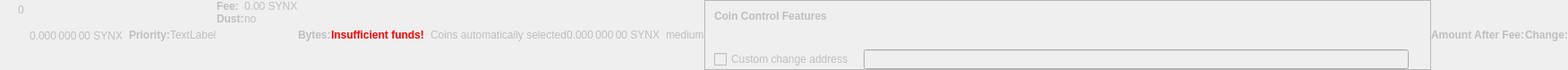
    <widget class="QWidget" name="dummyHideWidget" native="true">
     <property name="enabled">
      <bool>false</bool>
     </property>
     <property name="maximumSize">
      <size>
       <width>100</width>
       <height>22</height>
      </size>
     </property>
     <layout class="QHBoxLayout" name="dummyHideLayout">
      <property name="spacing">
       <number>0</number>
      </property>
      <property name="margin">
       <number>0</number>
      </property>
      <item>
       <layout class="QFormLayout" name="formLayoutCoinControl1">
        <property name="horizontalSpacing">
         <number>10</number>
        </property>
        <property name="verticalSpacing">
         <number>14</number>
        </property>
        <property name="leftMargin">
         <number>10</number>
        </property>
        <property name="topMargin">
         <number>4</number>
        </property>
        <property name="rightMargin">
         <number>6</number>
        </property>
        <item row="0" column="1">
         <widget class="QLabel" name="labelCoinControlBytes">
          <property name="cursor">
           <cursorShape>IBeamCursor</cursorShape>
          </property>
          <property name="contextMenuPolicy">
           <enum>Qt::ActionsContextMenu</enum>
          </property>
          <property name="text">
           <string notr="true">0</string>
          </property>
          <property name="textInteractionFlags">
           <set>Qt::LinksAccessibleByMouse|Qt::TextSelectableByKeyboard|Qt::TextSelectableByMouse</set>
          </property>
         </widget>
        </item>
       </layout>
      </item>
      <item>
       <widget class="QLabel" name="labelCoinControlAfterFee">
        <property name="enabled">
         <bool>false</bool>
        </property>
        <property name="sizePolicy">
         <sizepolicy hsizetype="Fixed" vsizetype="Fixed">
          <horstretch>0</horstretch>
          <verstretch>0</verstretch>
         </sizepolicy>
        </property>
        <property name="minimumSize">
         <size>
          <width>111</width>
          <height>12</height>
         </size>
        </property>
        <property name="maximumSize">
         <size>
          <width>111</width>
          <height>12</height>
         </size>
        </property>
        <property name="cursor">
         <cursorShape>IBeamCursor</cursorShape>
        </property>
        <property name="contextMenuPolicy">
         <enum>Qt::ActionsContextMenu</enum>
        </property>
        <property name="text">
         <string notr="true">0.000 000 00 SYNX</string>
        </property>
        <property name="textInteractionFlags">
         <set>Qt::LinksAccessibleByMouse|Qt::TextSelectableByKeyboard|Qt::TextSelectableByMouse</set>
        </property>
       </widget>
      </item>
      <item>
       <widget class="QLabel" name="labelCoinControlPriorityText">
        <property name="enabled">
         <bool>false</bool>
        </property>
        <property name="font">
         <font>
          <weight>75</weight>
          <bold>true</bold>
         </font>
        </property>
        <property name="text">
         <string>Priority:</string>
        </property>
       </widget>
      </item>
      <item>
       <layout class="QHBoxLayout" name="horizontalLayout">
        <item>
         <widget class="QLabel" name="WarningLabel">
          <property name="text">
           <string>TextLabel</string>
          </property>
         </widget>
        </item>
       </layout>
      </item>
      <item>
       <layout class="QFormLayout" name="formLayoutCoinControl3">
        <property name="horizontalSpacing">
         <number>0</number>
        </property>
        <property name="verticalSpacing">
         <number>0</number>
        </property>
        <property name="leftMargin">
         <number>0</number>
        </property>
        <property name="topMargin">
         <number>0</number>
        </property>
        <property name="rightMargin">
         <number>0</number>
        </property>
        <item row="0" column="0">
         <widget class="QLabel" name="labelCoinControlFeeText">
          <property name="enabled">
           <bool>false</bool>
          </property>
          <property name="font">
           <font>
            <weight>75</weight>
            <bold>true</bold>
           </font>
          </property>
          <property name="text">
           <string>Fee:</string>
          </property>
          <property name="margin">
           <number>0</number>
          </property>
         </widget>
        </item>
        <item row="0" column="1">
         <widget class="QLabel" name="labelCoinControlFee">
          <property name="enabled">
           <bool>false</bool>
          </property>
          <property name="cursor">
           <cursorShape>IBeamCursor</cursorShape>
          </property>
          <property name="contextMenuPolicy">
           <enum>Qt::ActionsContextMenu</enum>
          </property>
          <property name="text">
           <string notr="true">0.00 SYNX</string>
          </property>
          <property name="textInteractionFlags">
           <set>Qt::LinksAccessibleByMouse|Qt::TextSelectableByKeyboard|Qt::TextSelectableByMouse</set>
          </property>
         </widget>
        </item>
        <item row="1" column="0">
         <widget class="QLabel" name="labelCoinControlLowOutputText">
          <property name="enabled">
           <bool>false</bool>
          </property>
          <property name="font">
           <font>
            <weight>75</weight>
            <bold>true</bold>
           </font>
          </property>
          <property name="text">
           <string>Dust:</string>
          </property>
         </widget>
        </item>
        <item row="1" column="1">
         <widget class="QLabel" name="labelCoinControlLowOutput">
          <property name="enabled">
           <bool>false</bool>
          </property>
          <property name="cursor">
           <cursorShape>IBeamCursor</cursorShape>
          </property>
          <property name="contextMenuPolicy">
           <enum>Qt::ActionsContextMenu</enum>
          </property>
          <property name="text">
           <string>no</string>
          </property>
          <property name="textInteractionFlags">
           <set>Qt::LinksAccessibleByMouse|Qt::TextSelectableByKeyboard|Qt::TextSelectableByMouse</set>
          </property>
         </widget>
        </item>
       </layout>
      </item>
      <item>
       <widget class="QLabel" name="labelCoinControlBytesText">
        <property name="enabled">
         <bool>false</bool>
        </property>
        <property name="font">
         <font>
          <weight>75</weight>
          <bold>true</bold>
         </font>
        </property>
        <property name="text">
         <string>Bytes:</string>
        </property>
       </widget>
      </item>
      <item>
       <layout class="QFormLayout" name="formLayoutCoinControl2">
        <property name="horizontalSpacing">
         <number>0</number>
        </property>
        <property name="verticalSpacing">
         <number>0</number>
        </property>
        <property name="leftMargin">
         <number>0</number>
        </property>
        <property name="topMargin">
         <number>0</number>
        </property>
        <property name="rightMargin">
         <number>0</number>
        </property>
       </layout>
      </item>
      <item>
       <layout class="QHBoxLayout" name="horizontalLayoutCoinControl2">
        <property name="spacing">
         <number>0</number>
        </property>
        <property name="bottomMargin">
         <number>0</number>
        </property>
       </layout>
      </item>
      <item>
       <widget class="QLabel" name="labelCoinControlInsuffFunds">
        <property name="enabled">
         <bool>false</bool>
        </property>
        <property name="minimumSize">
         <size>
          <width>0</width>
          <height>0</height>
         </size>
        </property>
        <property name="font">
         <font>
          <weight>75</weight>
          <bold>true</bold>
         </font>
        </property>
        <property name="styleSheet">
         <string notr="true">color:red;font-weight:bold;</string>
        </property>
        <property name="text">
         <string>Insufficient funds!</string>
        </property>
        <property name="margin">
         <number>5</number>
        </property>
       </widget>
      </item>
      <item>
       <layout class="QFormLayout" name="formLayoutCoinControl4">
        <property name="horizontalSpacing">
         <number>0</number>
        </property>
        <property name="verticalSpacing">
         <number>0</number>
        </property>
        <property name="leftMargin">
         <number>0</number>
        </property>
        <property name="topMargin">
         <number>0</number>
        </property>
        <property name="rightMargin">
         <number>0</number>
        </property>
       </layout>
      </item>
      <item>
       <widget class="QLabel" name="labelCoinControlChangeLabel">
        <property name="enabled">
         <bool>false</bool>
        </property>
        <property name="sizePolicy">
         <sizepolicy hsizetype="Preferred" vsizetype="Expanding">
          <horstretch>0</horstretch>
          <verstretch>0</verstretch>
         </sizepolicy>
        </property>
        <property name="minimumSize">
         <size>
          <width>0</width>
          <height>0</height>
         </size>
        </property>
        <property name="text">
         <string/>
        </property>
        <property name="margin">
         <number>3</number>
        </property>
       </widget>
      </item>
      <item>
       <widget class="QLabel" name="labelCoinControlAutomaticallySelected">
        <property name="enabled">
         <bool>false</bool>
        </property>
        <property name="sizePolicy">
         <sizepolicy hsizetype="Fixed" vsizetype="Fixed">
          <horstretch>0</horstretch>
          <verstretch>0</verstretch>
         </sizepolicy>
        </property>
        <property name="minimumSize">
         <size>
          <width>0</width>
          <height>0</height>
         </size>
        </property>
        <property name="maximumSize">
         <size>
          <width>240</width>
          <height>16777215</height>
         </size>
        </property>
        <property name="text">
         <string>Coins automatically selected</string>
        </property>
        <property name="margin">
         <number>5</number>
        </property>
       </widget>
      </item>
      <item>
       <widget class="QLabel" name="labelCoinControlChange">
        <property name="enabled">
         <bool>false</bool>
        </property>
        <property name="sizePolicy">
         <sizepolicy hsizetype="Fixed" vsizetype="Fixed">
          <horstretch>0</horstretch>
          <verstretch>0</verstretch>
         </sizepolicy>
        </property>
        <property name="minimumSize">
         <size>
          <width>111</width>
          <height>0</height>
         </size>
        </property>
        <property name="maximumSize">
         <size>
          <width>111</width>
          <height>16777215</height>
         </size>
        </property>
        <property name="cursor">
         <cursorShape>IBeamCursor</cursorShape>
        </property>
        <property name="contextMenuPolicy">
         <enum>Qt::ActionsContextMenu</enum>
        </property>
        <property name="text">
         <string notr="true">0.000 000 00 SYNX</string>
        </property>
        <property name="textInteractionFlags">
         <set>Qt::LinksAccessibleByMouse|Qt::TextSelectableByKeyboard|Qt::TextSelectableByMouse</set>
        </property>
       </widget>
      </item>
      <item>
       <widget class="QLabel" name="labelCoinControlPriority">
        <property name="enabled">
         <bool>false</bool>
        </property>
        <property name="cursor">
         <cursorShape>IBeamCursor</cursorShape>
        </property>
        <property name="contextMenuPolicy">
         <enum>Qt::ActionsContextMenu</enum>
        </property>
        <property name="text">
         <string>medium</string>
        </property>
        <property name="textInteractionFlags">
         <set>Qt::LinksAccessibleByMouse|Qt::TextSelectableByKeyboard|Qt::TextSelectableByMouse</set>
        </property>
       </widget>
      </item>
      <item>
       <widget class="QFrame" name="frameCoinControl">
        <property name="sizePolicy">
         <sizepolicy hsizetype="Expanding" vsizetype="Expanding">
          <horstretch>0</horstretch>
          <verstretch>0</verstretch>
         </sizepolicy>
        </property>
        <property name="maximumSize">
         <size>
          <width>16777215</width>
          <height>16777215</height>
         </size>
        </property>
        <property name="frameShape">
         <enum>QFrame::StyledPanel</enum>
        </property>
        <property name="frameShadow">
         <enum>QFrame::Sunken</enum>
        </property>
        <layout class="QVBoxLayout" name="verticalLayoutCoinControl2_2">
         <property name="spacing">
          <number>0</number>
         </property>
         <property name="margin">
          <number>0</number>
         </property>
         <item>
          <layout class="QVBoxLayout" name="verticalLayoutCoinControl" stretch="0,0,0,1">
           <property name="spacing">
            <number>0</number>
           </property>
           <property name="leftMargin">
            <number>10</number>
           </property>
           <property name="topMargin">
            <number>10</number>
           </property>
           <item>
            <layout class="QHBoxLayout" name="horizontalLayoutCoinControl1">
             <property name="bottomMargin">
              <number>15</number>
             </property>
             <item>
              <widget class="QLabel" name="labelCoinControlFeatures">
               <property name="enabled">
                <bool>false</bool>
               </property>
               <property name="sizePolicy">
                <sizepolicy hsizetype="Preferred" vsizetype="Maximum">
                 <horstretch>0</horstretch>
                 <verstretch>0</verstretch>
                </sizepolicy>
               </property>
               <property name="font">
                <font>
                 <weight>75</weight>
                 <bold>true</bold>
                </font>
               </property>
               <property name="styleSheet">
                <string notr="true">font-weight:bold;</string>
               </property>
               <property name="text">
                <string>Coin Control Features</string>
               </property>
              </widget>
             </item>
            </layout>
           </item>
           <item>
            <widget class="QWidget" name="widgetCoinControl" native="true">
             <property name="sizePolicy">
              <sizepolicy hsizetype="Preferred" vsizetype="Preferred">
               <horstretch>0</horstretch>
               <verstretch>0</verstretch>
              </sizepolicy>
             </property>
             <property name="minimumSize">
              <size>
               <width>0</width>
               <height>0</height>
              </size>
             </property>
             <property name="styleSheet">
              <string notr="true"/>
             </property>
             <layout class="QHBoxLayout" name="horizontalLayoutCoinControl5_2">
              <property name="margin">
               <number>0</number>
              </property>
              <item>
               <layout class="QHBoxLayout" name="horizontalLayoutCoinControl3">
                <property name="spacing">
                 <number>20</number>
                </property>
                <property name="topMargin">
                 <number>0</number>
                </property>
                <property name="bottomMargin">
                 <number>10</number>
                </property>
               </layout>
              </item>
             </layout>
            </widget>
           </item>
           <item>
            <layout class="QHBoxLayout" name="horizontalLayoutCoinControl4" stretch="0,0,0">
             <property name="spacing">
              <number>12</number>
             </property>
             <property name="sizeConstraint">
              <enum>QLayout::SetDefaultConstraint</enum>
             </property>
             <property name="topMargin">
              <number>5</number>
             </property>
             <property name="rightMargin">
              <number>5</number>
             </property>
             <item>
              <widget class="QCheckBox" name="checkBoxCoinControlChange">
               <property name="enabled">
                <bool>false</bool>
               </property>
               <property name="toolTip">
                <string>If this is activated, but the change address is empty or invalid, change will be sent to a newly generated address.</string>
               </property>
               <property name="text">
                <string>Custom change address</string>
               </property>
              </widget>
             </item>
             <item>
              <widget class="QValidatedLineEdit" name="lineEditCoinControlChange">
               <property name="enabled">
                <bool>false</bool>
               </property>
               <property name="sizePolicy">
                <sizepolicy hsizetype="Expanding" vsizetype="Fixed">
                 <horstretch>0</horstretch>
                 <verstretch>0</verstretch>
                </sizepolicy>
               </property>
              </widget>
             </item>
             <item>
              <widget class="QLabel" name="labelCoinControlChangeLabel_2">
               <property name="sizePolicy">
                <sizepolicy hsizetype="Preferred" vsizetype="Expanding">
                 <horstretch>0</horstretch>
                 <verstretch>0</verstretch>
                </sizepolicy>
               </property>
               <property name="minimumSize">
                <size>
                 <width>0</width>
                 <height>0</height>
                </size>
               </property>
               <property name="text">
                <string/>
               </property>
               <property name="margin">
                <number>3</number>
               </property>
              </widget>
             </item>
            </layout>
           </item>
           <item>
            <spacer name="verticalSpacerCoinControl">
             <property name="orientation">
              <enum>Qt::Vertical</enum>
             </property>
             <property name="sizeHint" stdset="0">
              <size>
               <width>800</width>
               <height>1</height>
              </size>
             </property>
            </spacer>
           </item>
          </layout>
         </item>
        </layout>
       </widget>
      </item>
      <item>
       <widget class="QLabel" name="labelCoinControlAfterFeeText">
        <property name="enabled">
         <bool>false</bool>
        </property>
        <property name="minimumSize">
         <size>
          <width>0</width>
          <height>0</height>
         </size>
        </property>
        <property name="maximumSize">
         <size>
          <width>16777215</width>
          <height>16777215</height>
         </size>
        </property>
        <property name="font">
         <font>
          <weight>75</weight>
          <bold>true</bold>
         </font>
        </property>
        <property name="text">
         <string>Amount After Fee:</string>
        </property>
        <property name="alignment">
         <set>Qt::AlignLeading|Qt::AlignLeft|Qt::AlignVCenter</set>
        </property>
        <property name="margin">
         <number>0</number>
        </property>
       </widget>
      </item>
      <item>
       <widget class="QLabel" name="labelCoinControlChangeText">
        <property name="enabled">
         <bool>false</bool>
        </property>
        <property name="sizePolicy">
         <sizepolicy hsizetype="Preferred" vsizetype="Preferred">
          <horstretch>0</horstretch>
          <verstretch>0</verstretch>
         </sizepolicy>
        </property>
        <property name="minimumSize">
         <size>
          <width>0</width>
          <height>0</height>
         </size>
        </property>
        <property name="maximumSize">
         <size>
          <width>16777215</width>
          <height>16777215</height>
         </size>
        </property>
        <property name="font">
         <font>
          <weight>75</weight>
          <bold>true</bold>
         </font>
        </property>
        <property name="text">
         <string>Change:</string>
        </property>
        <property name="alignment">
         <set>Qt::AlignLeading|Qt::AlignLeft|Qt::AlignVCenter</set>
        </property>
       </widget>
      </item>
     </layout>
    </widget>
